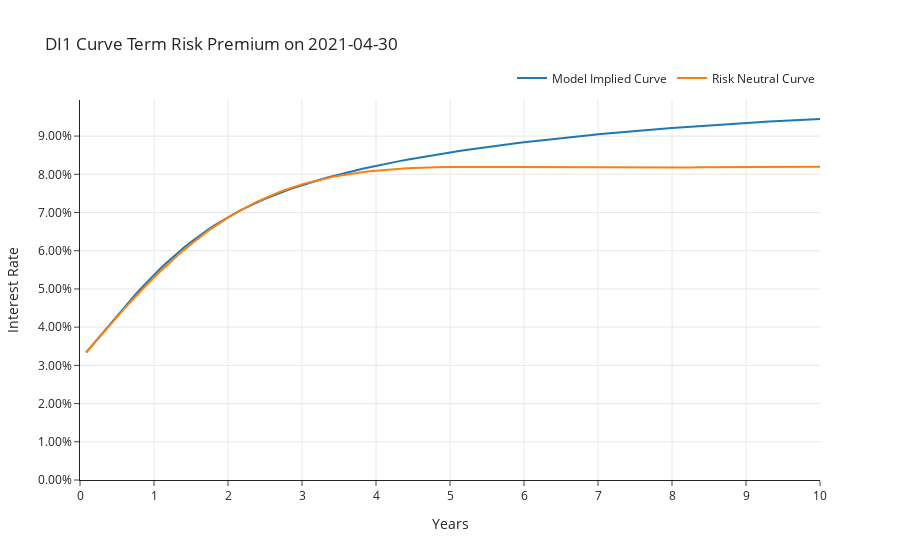

The notebook cell saved with this chart:
### Markdown cell above
Calculada a curva neutra ao risco, podemos compará-la com a curva estimada para os preços de mercado.

### Code cell
date_index = pd.to_datetime("2021-04-30")
date_index = monthly_curve.index[-1]
model_term_premium = (model_implied_curve - rny).dropna(how="all")
mic_on_date_curve = pd.DataFrame(
    columns=["Model Implied Curve", "Risk Neutral Curve"],
    index=model_implied_curve.columns,
)
max_year = None
mic_on_date_curve.loc[:, "Model Implied Curve"] = model_implied_curve.loc[
    date_index, :
].values
mic_on_date_curve.loc[:, "Risk Neutral Curve"] = rny.loc[date_index, :].values
mic_on_date_curve.index = mic_on_date_curve.index / 12
if max_year is not None:
    mic_plot_curve = mic_on_date_curve[mic_on_date_curve.index <= max_year]
else:
    mic_plot_curve = mic_on_date_curve

fig8 = plot_interest_rate_curve(
    mic_plot_curve,
    title=f"DI1 Curve Term Risk Premium on {date_index.date()}",
    y_dtick=None,
)
fig8.show()
